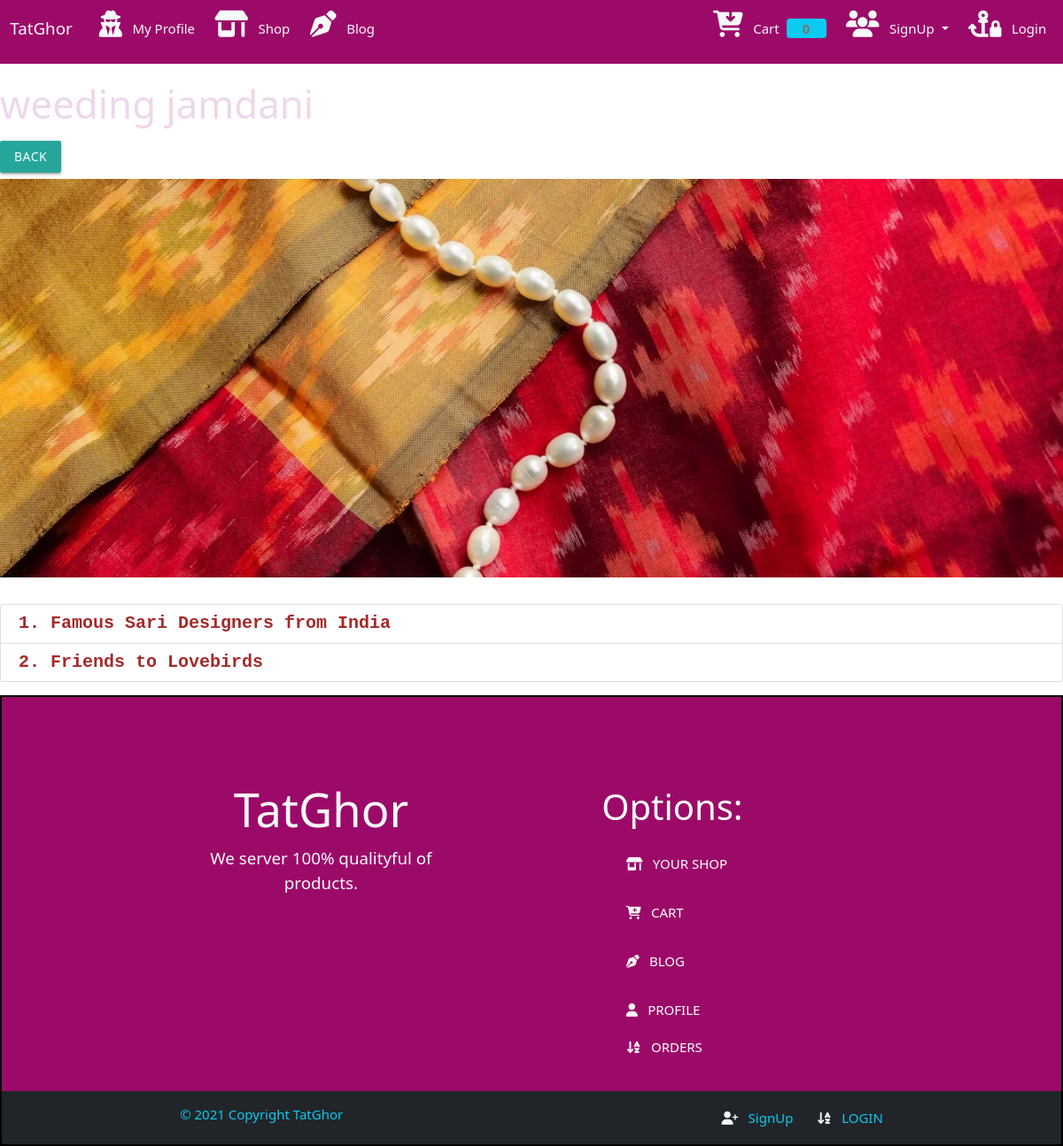
The app's page /blog/category/Saree-03 with its own data.
### Blog2/models.py (models this page shows, shortened)
class BlogCategory(models.Model):
    cat_id = models.AutoField(primary_key=True)
    title = models.CharField(max_length=100)
    description = models.CharField(max_length=200)
    url = models.CharField(max_length=100)
    image = models.ImageField(upload_to='upload/blog2/blogcatImg/')
    add_date = models.DateTimeField(auto_now_add=True, null=True)
    update_at = models.DateTimeField(auto_now=True)

class Post(models.Model):
    post_id = models.AutoField(primary_key=True)
    title = models.CharField(max_length=100)
    content = FroalaField()
    cat = models.ForeignKey(BlogCategory, on_delete=models.CASCADE)
    slug = models.SlugField(max_length=1000, null=True, blank=True)
    image = models.ImageField(upload_to = 'upload/blog/postImg/')
    created_at = models.DateTimeField(auto_now_add=True)
    upload_to = models.DateTimeField(auto_now=True)

### Blog2/views.py (the view)
# urls.py: path('category/<slug:url>',category),
def category(request, url):
    cat = BlogCategory.objects.get(url=url)
    posts = Post.objects.filter(cat=cat)
    return render(request, "blog/category.html", {'cat': cat, 'posts': posts})

### templates/blog/category.html (shortened to what this page needs)
{%extends 'store/base.html' %}
{%block content%}
<div class="container-custom">
    <h3 style="color: rgb(237, 216, 235);">{{cat.title}}</h3>
    <a href="{% url 'home_Blog' %}" class="btn btn-primary mb-2">Back</a>
    <div class="img-container">
        <img src="/abcd/show/{{cat.image}}" class="responsive-img" style="max-height:450px;width:100%;object-fit:cover;"
             alt="">
    </div>
    <br>
    <div class="collection">
        {%for p in posts %}
            <a href="/blog/detail/{{p.slug}}" class="collection-item" style="font-weight: bold; color: brown; font-family: 'Courier New', Courier, monospace; font-size: 20px;">{{forloop.counter}}. {{p.title}}
            </a>
        {% empty %}
        <div class="div" style="background-color: rgb(74, 17, 45); width: 100%; height: 90px;">
            <h3 style="color: rgb(199, 240, 16); margin-top: 16px;">
                No posts in this category
            </h3>
        </div>
        {%endfor%}
    </div>
</div>
{%endblock%}

### templates/blog/category.html (style rules this page uses)
body { background-image: url(''); }

### templates/store/footer.html (style rules this page uses)
a { text-decoration: none; color:aliceblue; }

### records on screen
BlogCategory: title "weeding jamdani", image (picture)
Post: title "Famous Sari Designers from India"
Post: title "Friends to Lovebirds"

### other values on screen
{{ request.session.cart.keys|length }} "0"
